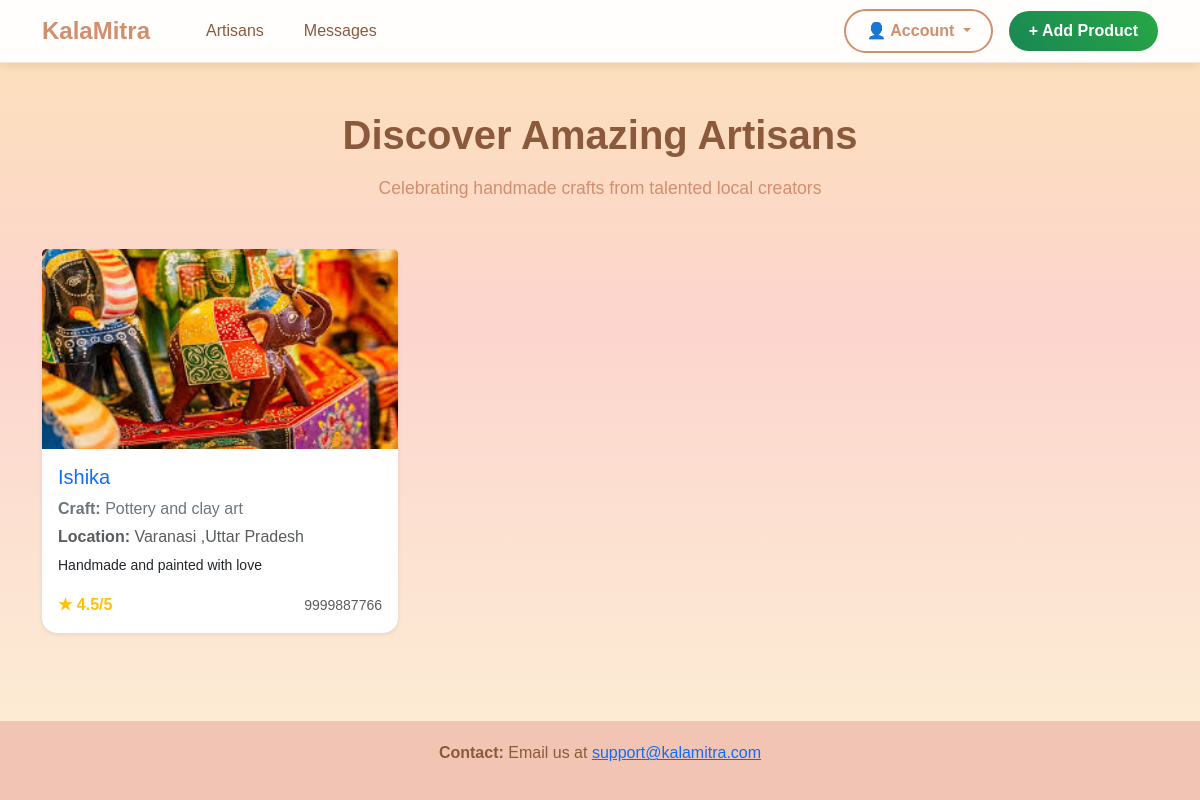
Page / (signed in) on the committed database.
### models.py (models this page shows, shortened)
class Artisan(db.Model):
    __tablename__ = 'artisans'
    id = db.Column(db.Integer, primary_key=True)
    name = db.Column(db.String(100), nullable=False)
    email = db.Column(db.String(120), unique=True, nullable=False)
    password = db.Column(db.String(255), nullable=False)
    craft_type = db.Column(db.String(100), nullable=False)
    location = db.Column(db.String(150))
    bio = db.Column(db.Text)
    contact = db.Column(db.String(50))
    image_url = db.Column(db.String(255))
    rating = db.Column(db.Float, default=0.0)
    total_ratings = db.Column(db.Integer, default=0)
    created_at = db.Column(db.DateTime, default=get_ist_time)
    products = db.relationship('Product', backref='artisan', lazy=True, cascade='all, delete-orphan')
    chats = db.relationship('Chat', backref='artisan', lazy=True, cascade='all, delete-orphan')
    ratings = db.relationship('Rating', backref='artisan', lazy=True, cascade='all, delete-orphan')

### app.py (the view)
@app.route('/')
def index():
    artisans = Artisan.query.all()
    return render_template('index.html', artisans=artisans)

### templates/index.html (shortened to what this page needs)
{% extends "base.html" %}
{% block content %}
<div class="container main-content">
    <div class="text-center mb-5">
        <h1 class="page-title fw-bold">Discover Amazing Artisans</h1>
        <p class="page-subtitle">Celebrating handmade crafts from talented local creators</p>
    </div>
    <div class="row g-4">
        {% for artisan in artisans %}
        <div class="col-md-6 col-lg-4">
            <a href="{{ url_for('view_artisan_profile', artisan_id=artisan.id) }}" class="text-decoration-none text-dark">
                <div class="card h-100 shadow-sm">
                    <img src="{{ artisan.image_url or 'https://via.placeholder.com/300x200?text=No+Image' }}"
                        class="card-img-top"
                        alt="{{ artisan.name or 'No name' }}"
                        style="height: 200px; object-fit: cover;">
                    <div class="card-body">
                        <h5 class="card-title text-primary">{{ artisan.name or '—' }}</h5>
                        <p class="text-secondary mb-1"><strong>Craft:</strong> {{ artisan.craft_type or '—' }}</p>
                        <p class="text-muted mb-1"><strong>Location:</strong> {{ artisan.location or '—' }}</p>
                        <p class="card-text"><small>{{ artisan.bio[:100] or '' }}{% if artisan.bio and artisan.bio|length > 100 %}...{% endif %}</small></p>
                        <div class="d-flex justify-content-between align-items-center mt-3">
                            <span class="text-warning"><strong>★ {{ "%.1f"|format(artisan.rating) }}/5</strong></span>
                            <small class="text-muted">{{ artisan.contact or '—' }}</small>
                        </div>
                    </div>
                </div>
            </a>
        </div>
        {% endfor %}
    </div>
</div>
{% endblock %}

### templates/base.html (style rules this page uses)
body { margin: 0; font-family: Arial, sans-serif; background: linear-gradient(180deg, #fde2b8 0%, #fcd5ce 40%, #fdf0d5 100%); background-attachment: fixed; min-height: 100vh; }
.main-content { margin-top: 0; padding-top: 3rem; padding-bottom: 3rem; }
.card { border-radius: 15px; transition: transform 0.3s ease, box-shadow 0.3s ease; border: none; }
.page-title { color: #8b5a3c; margin-bottom: 1rem; }
.page-subtitle { color: #d18f6e; font-size: 1.1rem; }

### rows in the picture
Artisan: image_url (picture), name "Ishika", craft_type "Pottery and clay art", location "Varanasi ,Uttar Pradesh", bio "Handmade and painted with love", rating "4.5", contact "9999887766"
